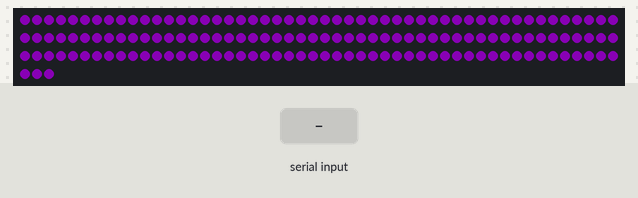
The sketch below on a simulated Arduino Uno, built with avr-gcc and run on an emulated ATmega328P. Parts: 153 RGB LEDs in strip order, left to right, continuing on the next row. Inputs (shaded band) come from the test bench. Dim RGB values are drawn brighter than linear.

Above: at 1.2 s.
1.3 s: "b" received over Serial
At 1.6 s:
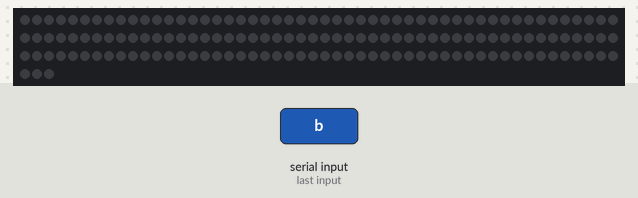
4.3 s: "R" received over Serial
At 5.07 s:
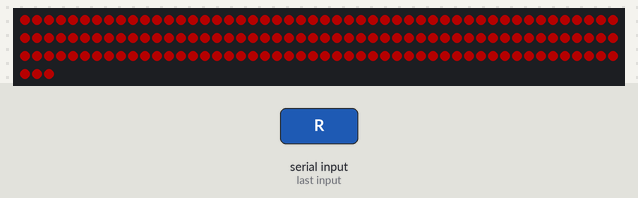
7.3 s: "B" received over Serial
At 10.2 s:
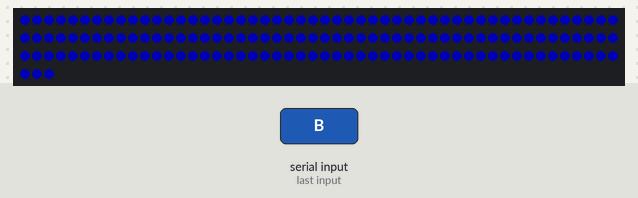
10.3 s: "s" received over Serial
11.8 s: "o" received over Serial
At 13.2 s:
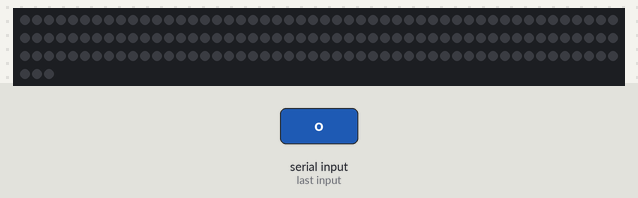
Timing chart, 0 to 14.3 s (numbered marks = the images above; inputs shaded):
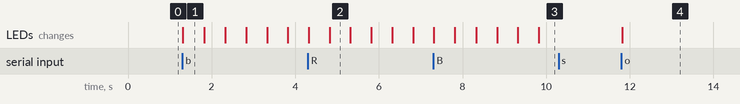

Measured:
- after the input at 1.3 s, the LEDs: change at once (image 1)
- after the input at 4.3 s, the LEDs: first differ from a run without the input after 0.52 s (image 2)
- after the input at 7.3 s, the LEDs: first differ from a run without the input after 0.51 s (image 3)
- after the input at 10.3 s, every drawn part: stays the same
- after the input at 11.8 s, the LEDs: change at once (image 4)
- what the display in image 1 shows lasts 0.5 s, from 1.3 s to 1.8 s

The sketch:

Sample_RangeFinder.ino
```cpp
/*
 * Wired Wizards 2017 LED example code with RangeFider!
 * by Benjamin Davis
 *
 * This is similar to the final version of 2016's code, but designed for clarity and precision.
 *
 * This uses many different aspects of C++ code, such as classes, enums, and switch case statements.
 * Please familiarize yourself with these concepts.
 * I have tried to comment heavily and explain what is going on, but anything not explained here can be explained by me or any of our excellent mentors.
 *
 * The NeoPixel library is critical to this code. This can be installed following the instructions at https://learn.adafruit.com/adafruit-neopixel-uberguide/arduino-library-installation.
 *
 */


#include <Adafruit_NeoPixel.h> //adds the neopixel library to the code. This library handles the data going to the strip.

class LedStrip:public Adafruit_NeoPixel { //A class is a group of other data and functions.
  private:
    // private members can only be accessed by the members of the class.
  protected:
    // protected members can only be accessed by this class or other classes that inherit it.
  public: //public members are accessible by the whole code.
    LedStrip(int pixels, int pin, int options); //this function sets up the led strip accoring to the NeoPixel library.
    void solidColor(int r, int g, int b); // these are functions for animations.
    void blink(int r, int g, int b, int wait);
    void blackout();
    void fade(int r, int g, int b, int wavelength);
    //add more fun here
};

class RangeFinder  {
  private:
    int pin; // the input pin on the board
    double conversionRate; // the rate from the value of the output to inches. (units per inch)
  public:
    RangeFinder(int pin, int conversionRate);
    int getVal();
    double getInches();
};

enum class AnimationType
{
  blackout,
  solidColor,
  blink,
  fade
}; //Creates a list of our animations.
AnimationType animationID = AnimationType::solidColor; //creates animationID, which will store what animation we are running, and sets it to solidColor.

LedStrip blinky = LedStrip(153, 6, NEO_GRB + NEO_KHZ800); // creates an LedStrip named "blinky" 32 pixels long, on pin 6. The NEO_GRB + NEO_KHZ800 is magical stuff that the Neopixels library needs to operate.
RangeFinder goo = RangeFinder (A0, 10); //sets up a RangeFinder on analog pin 0 with a conversion rate of 10 units per inch. (10 is an arbitrary number, to be adjusted later.

int red = 48; //global color values. Passed to most animations.
int green = 0; // these values go from 0 to 255, 0 being off and 255 being full power: Full Power is Very Bright!
int blue = 64; //the colors combine to create a single, RGB color.

char incoming; // a single character. will store the information on the serial port to be processed.

void setup() {
  // put your setup code here, to run once:
  blinky.begin(); // starts the strip running.
  blinky.show(); //displays the default color, all black.
  blinky.clear();
  Serial.begin(115200); //sets up the serial port, at a baud rate of 115200.

}

void loop() {
  // put your main code here, to run repeatedly:

  if (Serial.available() > 0) { //checks if there is anything waiting on the serial port
    incoming = Serial.read(); //reads the next thing in the serial buffer.
    switch (incoming) {

      case 's': //will run if incoming = 's'
        animationID = AnimationType::solidColor;
      break; //ends the case.

      case 'o': //will run if incoming = 'o'
        animationID = AnimationType::blackout;
      break; //ends the case.

      case 'f': //will run if incoming = 'f'
        animationID = AnimationType::fade;
      break; //ends the case.

      case 'b': //will run if incoming = 'b'
        animationID = AnimationType::blink; //do not confuse with capital B, which stands for the color blue.
      break; //ends the case.

      case 'R': //will run if incoming = 'R'
        red = 64; //red alliance colors
        blue = 0;
        green = 0;
      break; //ends the case.

      case 'B': //will run if incoming = 'B'
        red = 0; //blue alliance colors
        green = 0;
        blue = 64;
      break; //ends the case.

      case '?': // responds to the Rio with the RangeFinder's reading in inches.
        Serial.println(goo.getInches());

      default: // will run if incoming matches none of the above.
        //you don't need a default, but it is here when wanted.
        break;

    }
  }

  switch (animationID){

    case AnimationType::blackout:
      blinky.blackout();
    break;

    case AnimationType::solidColor:
      blinky.solidColor(red, green, blue);
      break;

    case AnimationType::fade:
      blinky.fade(red, green, blue, 2000);
      break;

    case AnimationType::blink:
      blinky.blink(red, green, blue, 500);
      break;

    default: // will run if icoming matches none of the above.
      //you don't need a default, but it is here when wanted.
      break;
  }
  blinky.show();
}

LedStrip::LedStrip(int pixels, int pin, int options): Adafruit_NeoPixel(pixels, pin, options) //initializes the ledStrip.
{
}

void LedStrip::blackout(){ //clears all of the pixels on the strip. NOTE: the Neopixel library's strip.clear() function should do the same.
  for (int i = 0; i < this->numPixels(); i++){ //steps through each pixel on the strip
    this->setPixelColor(i, 0, 0, 0); //and clears each one.
  }
  this->show();//displays changes.
}

void LedStrip::solidColor(int r, int g, int b){
   for(int i = 0; i < this->numPixels(); i++){ //steps through each pixel on the strip
    this->setPixelColor(i, r, g, b); //and paints them in the color you told it to.
  }
  this->show(); //after all pixels have been told what to do, the strip displays the changes.
}

void LedStrip::fade(int r, int g, int b, int time){
  static unsigned long timer = millis(); // creates a variable equal to the current time in milliseconds tat will last between different callings of the function.

  float position = (millis() - timer)/(2 * time); //creates a variable equaling how far we are in the sequence, i.e. .66 means we are 66% through the animation.
  while (position >= 1) {
    position --; //decrements position so that the value is always between 1 and 0.
  }

  if(position < .5){
    this->solidColor(int (r * 2 * position),int (g * 2 * position),int (b * 2 * position)); // lights the strip, dimmed based on the value of position.
  } else {
    this->solidColor(int (r * 2 *(1 - position)),int (g * 2 * (1 - position)),int (b * 2 * (1 - position))); // same as previous, but now increasing position decreases the brightness.
  }
}

void LedStrip::blink(int r, int g, int b, int wait) {
  static unsigned long timer = millis(); //creates a variable that will last between callings of the function equal to the time at the start of calling it.

  unsigned int f = (millis()-timer)/wait; // determines which frame of the animation we are on.
  f %= 2; //modulates f, so that the animation will reset when f >= 2

  if (f == 1) { //tests f. if f is equal to 1, the code in the block will run.
    this->solidColor(r,g,b); //paints the strip a solidColor based on what was passed into the function.
  } else {
    this->blackout(); //makes the lights turn off. Every light side needs a good dark side.
  }
}

RangeFinder::RangeFinder(int pin, int conversionRate){
  this->pin = pin;
  this->conversionRate = conversionRate;
}

int RangeFinder::getVal() {
  return analogRead(this->pin);
}

double RangeFinder::getInches(){
  int val = this->getVal();
  double inches = val / this->conversionRate;
}
```
